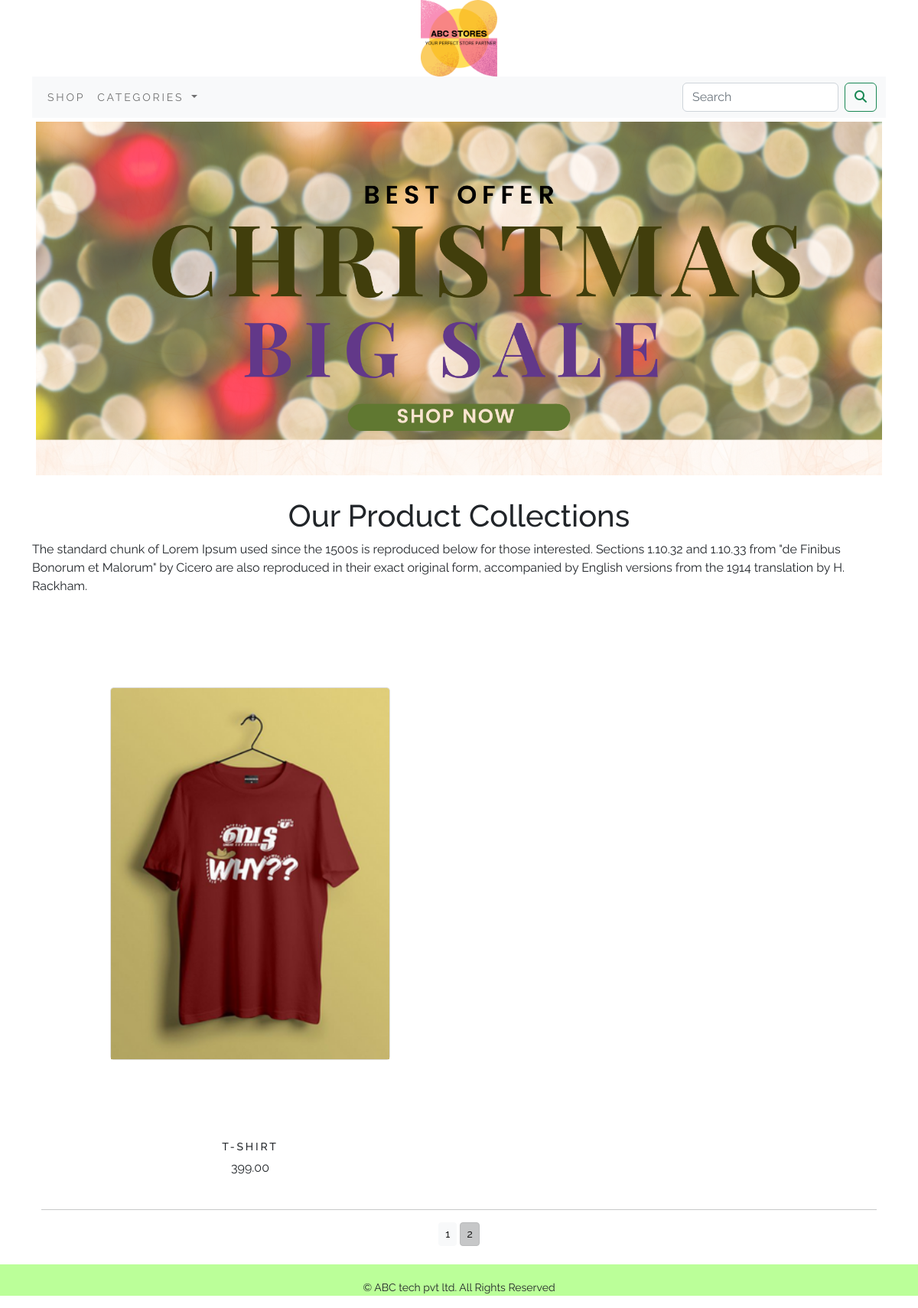
Screenshot of /shop/?page=2 with the database file from the repository.
### shop/models.py (models this page shows, shortened)
class Product(models.Model):
    name=models.CharField(max_length=250,unique=True)
    slug=models.SlugField(max_length=250,unique=True)
    description=models.TextField(blank=True)
    price=models.DecimalField(max_digits=10,decimal_places=2)
    category=models.ForeignKey(Category,on_delete=models.CASCADE)
    image=models.ImageField(upload_to='productimages',blank=True)
    stock=models.IntegerField()
    available=models.BooleanField(default=True)
    created=models.DateTimeField(auto_now_add=True)
    updated=models.DateTimeField(auto_now=True)
    def get_url(self):
        return reverse('shop:prodcatdetail',args=[self.category.slug,self.slug])
    class Meta:
        ordering=('name',)
        verbose_name='product'
        verbose_name_plural='products'

### shop/views.py (the view)
# urls.py: path('',views.allProdCat,name='allProdCat'),
def allProdCat(request,c_slug=None):
    c_page=None
    products_list = None
    if c_slug!=None:
        c_page=get_object_or_404(Category,slug=c_slug)
        products_list=Product.objects.all().filter(category=c_page,available=True)
    else:
        products_list=Product.objects.all().filter(available=True)
    paginator=Paginator(products_list,6)
    try:
        page=int(request.GET.get('page','1'))
    except:
        page=1
    try:
        products=paginator.page(page)
    except (EmptyPage,InvalidPage):
        products=paginator.page(paginator.num_pages)
    return render(request,'category.html',{ 'category':c_page,'products':products })

### cart/context_processors.py (called while the page is built)
def counter(request):
    item_count=0
    if 'admin' in request.path:
        return {}
    else:
        try:
            cart=Cart.objects.filter(cart_id=_cart_id(request))
            cart_item=CartItem.objects.all().filter(cart=cart[:1])
            for cart_item in cart_item:
                item_count += cart_item.quantity
        except Cart.DoesNotExist:
            item_count = 0
    return dict(item_count=item_count)

### cart/views.py (called while the page is built)
def _cart_id(request):
    cart=request.session.session_key
    if not cart:
        cart=request.session.create()
    return cart

### shop/context_processors.py (called while the page is built)
def menu_links(request):
    links=Category.objects.all()
    return dict(links=links)

### shop/models.py (called while the page is built)
    def get_url(self):
        return reverse('shop:product_by_category',args=[self.slug])

### templates/category.html (shortened to what this page needs)
{% extends 'base.html' %}
{% load static %}
{% block content %}
{% if category %}
<div class="mx_auto">
    <img class="my_image" src="{{category.image.url}}" alt="{{category.name}}">
</div>
<br>
<div>
    <h1 class="text-center my_title" >{{category.name}}</h1>
    <p class="text-justify">{{category.description}}</p>
</div>
{% else %}
<div>
    <img class="my_image my_image_padding" src="{% static 'img/banner.png' %}" alt="Our Products" width="100%">
</div>
<br>
<div>
    <h1 class="text-center">Our Product Collections </h1>
    <p class="text-justify">The standard chunk of Lorem Ipsum used since the 1500s is reproduced below for those interested. Sections 1.10.32 and 1.10.33 from "de Finibus Bonorum et Malorum" by Cicero are also reproduced in their exact original form, accompanied by English versions from the 1914 translation by H. Rackham.</p>
</div>
{% endif %}
<div class="container">
    <div class="row mx-auto">
        {% for product in products.object_list %}
        <div class="my_bottom_margin col-12 col-sm-12 col-md-12 col-lg-6" >
            <div class="card text-center" style="transform:scale(0.7)">
                <a href="{{product.get_url}}"><img class="card-img-top my_image" src="{{product.image.url}}"  alt="{{product.name}}"></a>
            </div>
            <div class="card-body text-center">
                <h4>{{product.name}}</h4>
                <p>{{product.price}}</p>
            </div>
        </div>
        {% endfor %}
    </div>
    <div class="mx-auto">
        {% if products.paginator.num_pages > 1 %}
        <hr>
        <div class="text-center">
            {% for pg in products.paginator.page_range %}
                <a href="?page={{pg}}" class="btn btn-light btn-sm {% if products.number == pg %} active {% endif %} ">{{pg}}</a>
            {% endfor %}
        </div>
        {% endif %}
    </div>
    <br>
</div>
{% endblock %}

### static/css/custom.css (style rules this page uses)
body { font-family: 'Raleway', sans-serif; }
.my_image { width:100%; height:auto; }
.my_image_padding { padding:5px; }
.my_bottom_margin { margin-bottom:10px; }
.card-body h4 { font-size:14px; text-transform:uppercase; letter-spacing:0.2em }

### rows the page displays
Product: image (picture), name "T-SHIRT", price "399.00"

### other values shown
{{ pg }} "1" "2"
